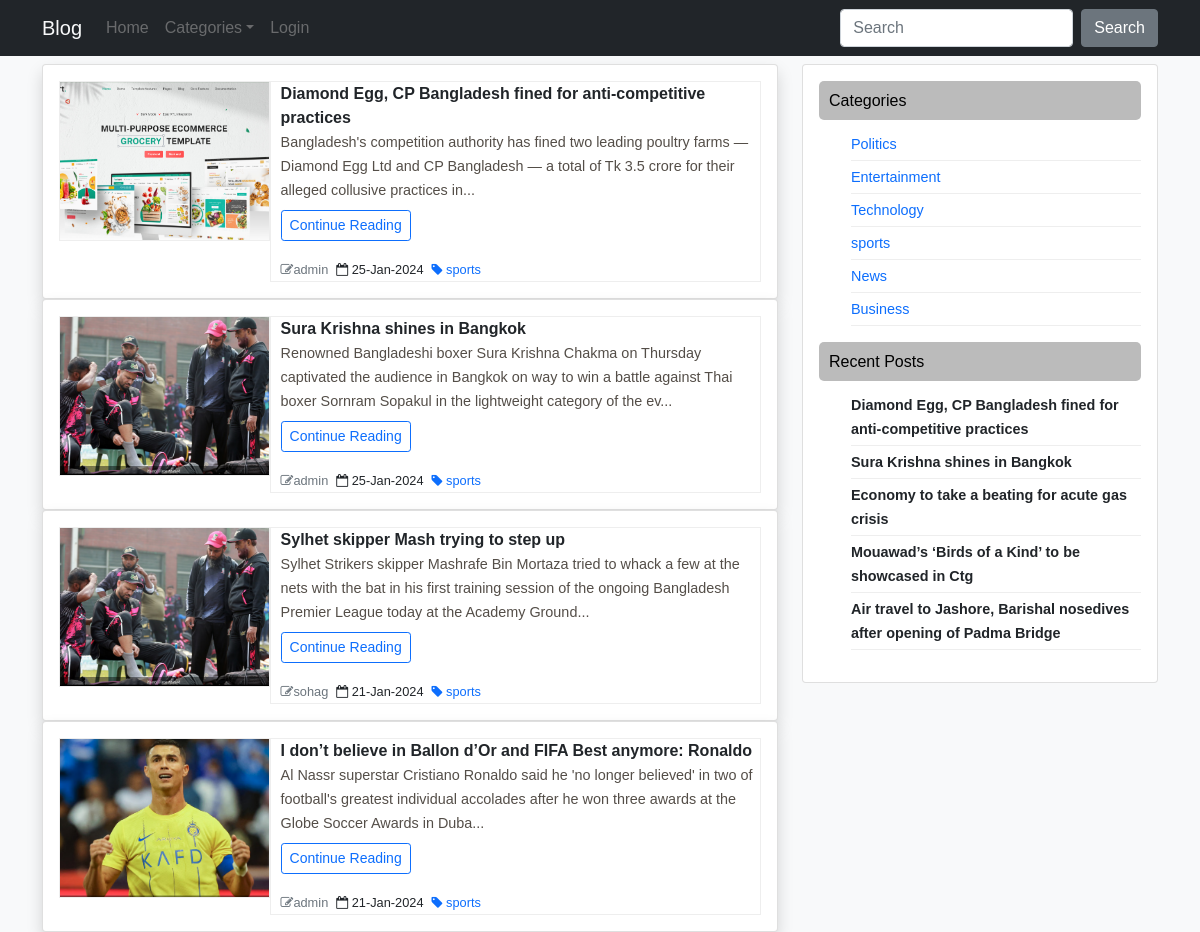
Screenshot of /category.php?id=8 with the database file from the repository.
### tables this page shows
CREATE TABLE `blog` (
  `blog_id` int(11) NOT NULL,
  `blog_title` varchar(255) NOT NULL,
  `blog_body` longtext NOT NULL,
  `blog_img` varchar(255) NOT NULL,
  `category` int(11) NOT NULL,
  `author_id` int(11) NOT NULL,
  `publish_date` timestamp NOT NULL DEFAULT current_timestamp()
);

CREATE TABLE `user` (
  `user_id` int(11) NOT NULL,
  `username` varchar(100) NOT NULL,
  `email` varchar(255) NOT NULL,
  `password` varchar(255) NOT NULL,
  `user_role` int(11) NOT NULL
);

CREATE TABLE `categories` (
  `cat_id` int(11) NOT NULL,
  `cat_name` varchar(255) NOT NULL
);

### category.php (the view, shortened to what this page needs)
<?php
include 'header.php';
include 'config.php';
$id=$_GET['id'];
$sql = "SELECT * FROM blog LEFT JOIN categories ON blog.category=categories.cat_id LEFT JOIN user ON blog.author_id=user.user_id WHERE cat_id='$id' ORDER BY blog.publish_date DESC";
$run = mysqli_query($con, $sql);
$rows = mysqli_num_rows($run);
?>
	<div class="container mt-2">
		<div class="row">
			<div class="col-lg-8">
				<?php
				if($rows){
					while($result = mysqli_fetch_assoc($run)){
				?>
				<div class="card shadow">
					<div class="card-body d-flex blog_flex">
						<div class="flex-part1">
							<a href="single_post.php?id=<?= $result['blog_id']?>">
								<?php $img=$result['blog_img'];?>
								<img src="admin/upload/<?= $img ?>">
							</a>
						</div>
						<div class="flex-grow-1 flex-part2">
							  <a href="single_post.php?id=<?= $result['blog_id']?>" id="title" class="text-dark">
							  	<?= ucfirst($result['blog_title']) ?>
							  </a>
							<p>
							  <a href="single_post.php?id=<?= $result['blog_id']?>" id="body">
							  	<?= strip_tags(substr($result['blog_body'], 0,200))."..." ?>
							  </a> <span><br>
	                          <a href="single_post.php?id=<?= $result['blog_id']?>" class="btn mt-2 btn-sm btn-outline-primary">Continue Reading
	                          </a></span>
	                        </p>
							<ul>
								<li class="me-2"><a href="" class="text-secondary"> <span>
	                                <i class="fa fa-pencil-square-o" aria-hidden="true"></i></span><?= $result['username'] ?></a>
								</li>
								<li class="me-2">
									<a href="" class="text-dark"> <span><i class="fa fa-calendar-o" aria-hidden="true"></i></span> <?= date('d-M-Y',strtotime($result['publish_date'])) ?> </a>
								</li>
								<li>
									<a href="" class="text-primary"> <span><i class="fa fa-tag" aria-hidden="true"></i></span> <?= $result['cat_name'] ?> </a>
							    </li>
							</ul>
						</div>
					</div>
				</div>
				<?php } } ?>
			</div>
			<?php include "sidebar.php" ?>
		</div>
	</div>
<?php include 'footer.php' ?>

### sidebar.php
<?php include "config.php";
$select = "SELECT * FROM categories";
$querys = mysqli_query($con, $select);
$select2 = "SELECT * FROM blog ORDER BY publish_date DESC limit 5";
$querys2 = mysqli_query($con, $select2);
?>
<div class="col-lg-4">
	<div class="card">
		<div class="card-body d-flex right-section">
			<div id="categories">
				<h6>Categories</h6>
				<ul>
					<?php while ($cats=mysqli_fetch_assoc($querys)){?>
					<li>
						<a href="category.php?id=<?= $cats['cat_id']?>" class="text-primary fw-blod">
							<?= $cats['cat_name'] ?>
						</a>
					</li>
					<?php } ?>
				</ul>
			</div>
		    <div id="posts">
				<h6>Recent Posts</h6>
				<ul>
					<?php while ($posts=mysqli_fetch_assoc($querys2)){?>
					<li>
						<a href="single_post.php?id=<?= $posts['blog_id'] ?>" class="text-dark fw-bold"><?= ucfirst($posts['blog_title']) ?></a>
					</li>
					<?php } ?>
				</ul>
			</div>
		</div>
	</div>
</div>

### assets/style.css (style rules this page uses)
* { margin: 0; padding: 0; box-sizing: border-box; }

### style.css (style rules this page uses)
body { font-family: 'Poppins', sans-serif; font-family: 'Source Sans Pro', sans-serif; }
.blog_flex { display: flex; width: 100%; }
.flex-part1 { width: 30%; height: 12rem !important; border: 1px solid #eee; }
.flex-part2 { border: 1px solid #eee !important; padding-left: 10px; width: 70%; }
.flex-part1 img { width: 100%; height: 100%; object-fit: cover; }
.flex-part2 #title { color: #544E48; text-decoration: none; font-weight: bold; text-align: justify; }
.flex-part2 #body { color: #544E48; text-decoration: none; text-align: justify; font-size: 0.9rem; }
.flex-part2 ul { display: flex; padding: 0 !important; margin: 0 !important; }
.flex-part2 ul li { list-style: none; }
.flex-part2 ul li a { color: gray; text-decoration: none; font-size: 0.8rem; }
.right-section { flex-direction: column; }
.right-section h6 { background-color: #bbb; color: #000; padding: 10px; border-radius: 5px; }
.right-section ul li a { text-decoration: none; color: #555; font-size: 0.9rem; }
.right-section ul li { list-style: none; border-bottom: 1px solid #eee; padding: 4px 0 4px 0; }
@media screen and (max-width: 1200px) { .flex-part1 { height: 10rem !important; } }

### rows the page displays
blog: blog_img (picture), blog_title "Diamond Egg, CP Bangladesh fined for anti-competitive practices", blog_body "Bangladesh's competition authority has fined two leading poultry farms — Diamond Egg Ltd and CP Bangladesh — a total of Tk 3.5 crore for their alleged collusive practices in", author.username "admin", publish_date "25-Jan-2024", categories.cat_name "sports"
blog: blog_img (picture), blog_title "Sura Krishna shines in Bangkok", blog_body "Renowned Bangladeshi boxer Sura Krishna Chakma on Thursday captivated the audience in Bangkok on way to win a battle against Thai boxer Sornram Sopakul in the lightweight category of the ev", author.username "admin", publish_date "25-Jan-2024", categories.cat_name "sports"
blog: blog_img (picture), blog_title "Sylhet skipper Mash trying to step up", blog_body "Sylhet Strikers skipper Mashrafe Bin Mortaza tried to whack a few at the nets with the bat in his first training session of the ongoing Bangladesh Premier League today at the Academy Ground", author.username "sohag", publish_date "21-Jan-2024", categories.cat_name "sports"
blog: blog_img (picture), blog_title "I don’t believe in Ballon d’Or and FIFA Best anymore: Ronaldo", blog_body "Al Nassr superstar Cristiano Ronaldo said he 'no longer believed' in two of football's greatest individual accolades after he won three awards at the Globe Soccer Awards in Duba", author.username "admin", publish_date "21-Jan-2024", categories.cat_name "sports"
categories: cat_name "Politics"
categories: cat_name "Entertainment"
categories: cat_name "Technology"
categories: cat_name "sports"
categories: cat_name "News"
categories: cat_name "Business"
blog: blog_title "Economy to take a beating for acute gas crisis"
blog: blog_title "Mouawad’s ‘Birds of a Kind’ to be showcased in Ctg"
blog: blog_title "Air travel to Jashore, Barishal nosedives after opening of Padma Bridge"
